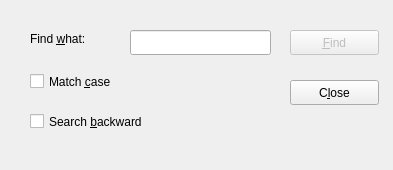
<?xml version="1.0" encoding="UTF-8"?>
<ui version="4.0">
 <class>CFindDialog</class>
 <widget class="QDialog" name="CFindDialog">
  <property name="geometry">
   <rect>
    <x>0</x>
    <y>0</y>
    <width>393</width>
    <height>170</height>
   </rect>
  </property>
  <property name="windowTitle">
   <string>Find</string>
  </property>
  <widget class="QLabel" name="label">
   <property name="geometry">
    <rect>
     <x>30</x>
     <y>30</y>
     <width>91</width>
     <height>17</height>
    </rect>
   </property>
   <property name="text">
    <string>Find &amp;what:</string>
   </property>
   <property name="buddy">
    <cstring>lineEdit</cstring>
   </property>
  </widget>
  <widget class="QCheckBox" name="caseChkBox">
   <property name="geometry">
    <rect>
     <x>30</x>
     <y>70</y>
     <width>101</width>
     <height>23</height>
    </rect>
   </property>
   <property name="text">
    <string>Match &amp;case</string>
   </property>
  </widget>
  <widget class="QCheckBox" name="backwardChkBox">
   <property name="geometry">
    <rect>
     <x>30</x>
     <y>110</y>
     <width>161</width>
     <height>23</height>
    </rect>
   </property>
   <property name="text">
    <string>Search &amp;backward</string>
   </property>
  </widget>
  <widget class="QLineEdit" name="lineEdit">
   <property name="geometry">
    <rect>
     <x>130</x>
     <y>30</y>
     <width>141</width>
     <height>25</height>
    </rect>
   </property>
  </widget>
  <widget class="QPushButton" name="findButton">
   <property name="enabled">
    <bool>false</bool>
   </property>
   <property name="geometry">
    <rect>
     <x>290</x>
     <y>30</y>
     <width>89</width>
     <height>25</height>
    </rect>
   </property>
   <property name="text">
    <string>&amp;Find</string>
   </property>
  </widget>
  <widget class="QPushButton" name="closeButton">
   <property name="geometry">
    <rect>
     <x>290</x>
     <y>80</y>
     <width>89</width>
     <height>25</height>
    </rect>
   </property>
   <property name="text">
    <string>C&amp;lose</string>
   </property>
  </widget>
 </widget>
 <resources/>
 <connections>
  <connection>
   <sender>lineEdit</sender>
   <signal>textChanged(QString)</signal>
   <receiver>CFindDialog</receiver>
   <slot>enableFindButton(QString)</slot>
   <hints>
    <hint type="sourcelabel">
     <x>200</x>
     <y>42</y>
    </hint>
    <hint type="destinationlabel">
     <x>196</x>
     <y>84</y>
    </hint>
   </hints>
  </connection>
  <connection>
   <sender>findButton</sender>
   <signal>clicked()</signal>
   <receiver>CFindDialog</receiver>
   <slot>findClicked()</slot>
   <hints>
    <hint type="sourcelabel">
     <x>334</x>
     <y>42</y>
    </hint>
    <hint type="destinationlabel">
     <x>196</x>
     <y>84</y>
    </hint>
   </hints>
  </connection>
  <connection>
   <sender>closeButton</sender>
   <signal>clicked()</signal>
   <receiver>CFindDialog</receiver>
   <slot>close()</slot>
   <hints>
    <hint type="sourcelabel">
     <x>334</x>
     <y>92</y>
    </hint>
    <hint type="destinationlabel">
     <x>196</x>
     <y>84</y>
    </hint>
   </hints>
  </connection>
 </connections>
 <slots>
  <slot>enableFindButton(QString)</slot>
  <slot>findClicked()</slot>
 </slots>
</ui>
